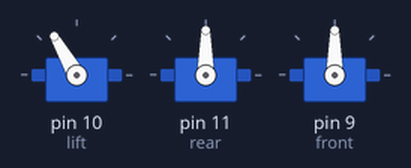
Bench run of a sketch on a simulated Arduino Uno, built with avr-gcc and run on an emulated ATmega328P. On the bench: 3 × servo.

Above: at 2.05 s.
At 2.15 s:
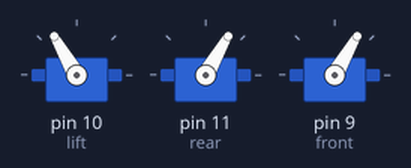
At 2.3 s:
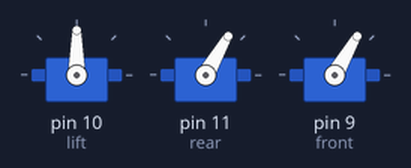
At 2.45 s:
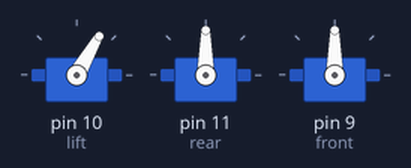
At 2.6 s:
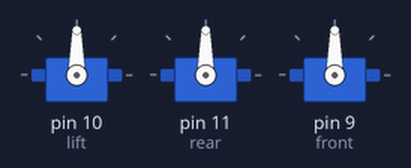
Timing chart, 0 to 5.0 s (numbered marks = the images above):
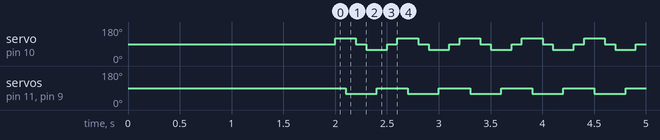

Measured:
- by itself, servo on pin 10 (lift): repeats every 0.60 s: 90° 0.10 s, 60° 0.20 s, 90° 0.10 s, 120° 0.20 s
- by itself, servo on pin 11 (rear), servo on pin 9 (front): alternates 90° for 0.30 s and 60° for 0.30 s

The sketch:

forwardmotion.ino
```cpp
#include<Servo.h>
#include<SoftwareSerial.h>
Servo lift;
Servo front;
Servo rear;
void setup() {
  // put your setup code here, to run once:
  Serial.begin(9600);
  lift.attach(10);
  rear.attach(11);
  front.attach(9);
  rear.write(90);
  front.write(90);
  lift.write(90);
  delay(2000);

}

void loop() {
  // put your main code here, to run repeatedly:
  lift.write(120);
  delay(100);
  front.write(60);
  rear.write(60);
  delay(100);
  lift.write(90);
  delay(100);
  lift.write(60);
  delay(100);
  front.write(90);
  rear.write(90);
  delay(100);
  lift.write(90);
  delay(100);

}
```
